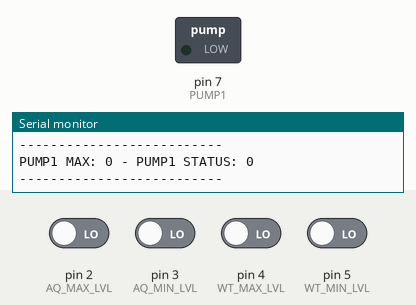
This sketch was run on a simulated Arduino Uno, built with avr-gcc and run on an emulated ATmega328P. Parts: switched loads named in the sketch (green lamp = pin HIGH), the last lines printed to the serial monitor. Inputs (shaded band) come from the test bench; at power-on: pin 2 (AQ_MAX_LVL), pin 3 (AQ_MIN_LVL), pin 4 (WT_MAX_LVL), pin 5 (WT_MIN_LVL) LOW.

Above: at 6.9 s.
7.0 s: pin 2 (AQ_MAX_LVL) driven HIGH
11.0 s: pin 2 (AQ_MAX_LVL) driven LOW
At 11.8 s:
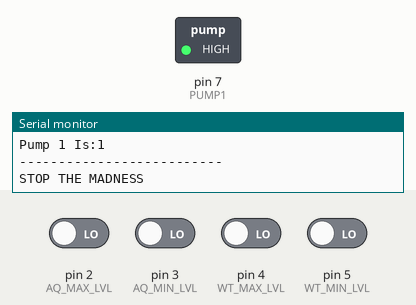
Timing chart, 0 to 14.0 s (numbered marks = the images above; inputs shaded):
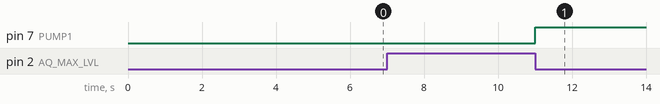

Measured:
- after the input at 11.0 s, pin 7 (PUMP1): LOW → HIGH at once

The sketch:

awchanger.ino
```cpp
// (licence header left out)
// PROJECT VARS
const boolean devMode = true;   // When Dev Mode is true, Serial comms are avaiable

const int AQ_MAX_LVL = 2; // Interrupt (pin 2, but 0 for interrupt) Aquarium Max level
const int AQ_MIN_LVL = 3; // Aquarium Min level
const int WT_MAX_LVL = 4; // Dirty Water Storage Max level
const int WT_MIN_LVL = 5; // Clean Water Storage Min Level
const int PUMP1 = 7;      // Relay 1 for Pump

int aq_max_state = 0;
int aq_min_state = 0;
int wt_max_state = 0;
int wt_min_state = 0;

volatile int pump1Status = 0; // Pump 0/Off 1/On

/**
   Arduino Setup Function
*/
void setup() {

  pinMode(AQ_MAX_LVL, INPUT);
  pinMode(AQ_MIN_LVL, INPUT);
  pinMode(WT_MAX_LVL, INPUT);
  pinMode(WT_MIN_LVL, INPUT);
  pinMode(PUMP1, OUTPUT);

  // Serial for Debug Proposes only in Development mode
  if (devMode) {
    Serial.begin(9600);
  }
}

/**
   Arduino Main Loop Function
*/
void loop() {
  aq_max_state = digitalRead(AQ_MAX_LVL);
  aq_min_state = digitalRead(AQ_MIN_LVL);
  wt_max_state = digitalRead(WT_MAX_LVL);
  wt_min_state = digitalRead(WT_MIN_LVL);

  swl("AQ MAX STATE: " + String(aq_max_state));
  swl("AQ MIN STATE: " + String(aq_min_state));
  swl("WT MAX STATE: " + String(wt_max_state));
  swl("WT MIN STATE: " + String(wt_min_state));
  swl("--------------------------");

  // Test
  swl("PUMP1 MAX: "+ String(aq_max_state) +" - PUMP1 STATUS: "+ String(pump1Status));
  if(aq_max_state == HIGH && pump1Status==0){
    pump1Status =1;


    pump1Attach(AQ_MAX_LVL, stopRefilling, FALLING);
    swl("Interrupt Attach");
    swl("Pump 1 Is:"+String(pump1Status));
    digitalWrite(PUMP1, LOW);
  }
  swl("--------------------------");

  // Delay for next turn - 1 second
  delay(3000);
}

//
void stopRefilling() {
  pump1Status = 0;
  swl("STOP THE MADNESS");
  digitalWrite(PUMP1, HIGH); // Stop PUMP
  pumpDetach(AQ_MAX_LVL);
}

// For easy attach @param {int} pnum - Reference for Interrupt pin number
void pump1Attach(int pnum, void(*fnISR), int mode){
    // attachInterrupt(digitalPinToInterrupt(pnum), stopRefilling, FALLING);
    attachInterrupt(digitalPinToInterrupt(pnum), fnISR, mode);
}

// For easy detach @param {int} pnum - Reference for Interrupt pin number
void pumpDetach(int pnum){
    detachInterrupt(digitalPinToInterrupt(pnum));
}

// Communication Fuction to send data using Serial port
void swl (String txt) {
  if (devMode) {
    Serial.println(txt);
  }
}
```
